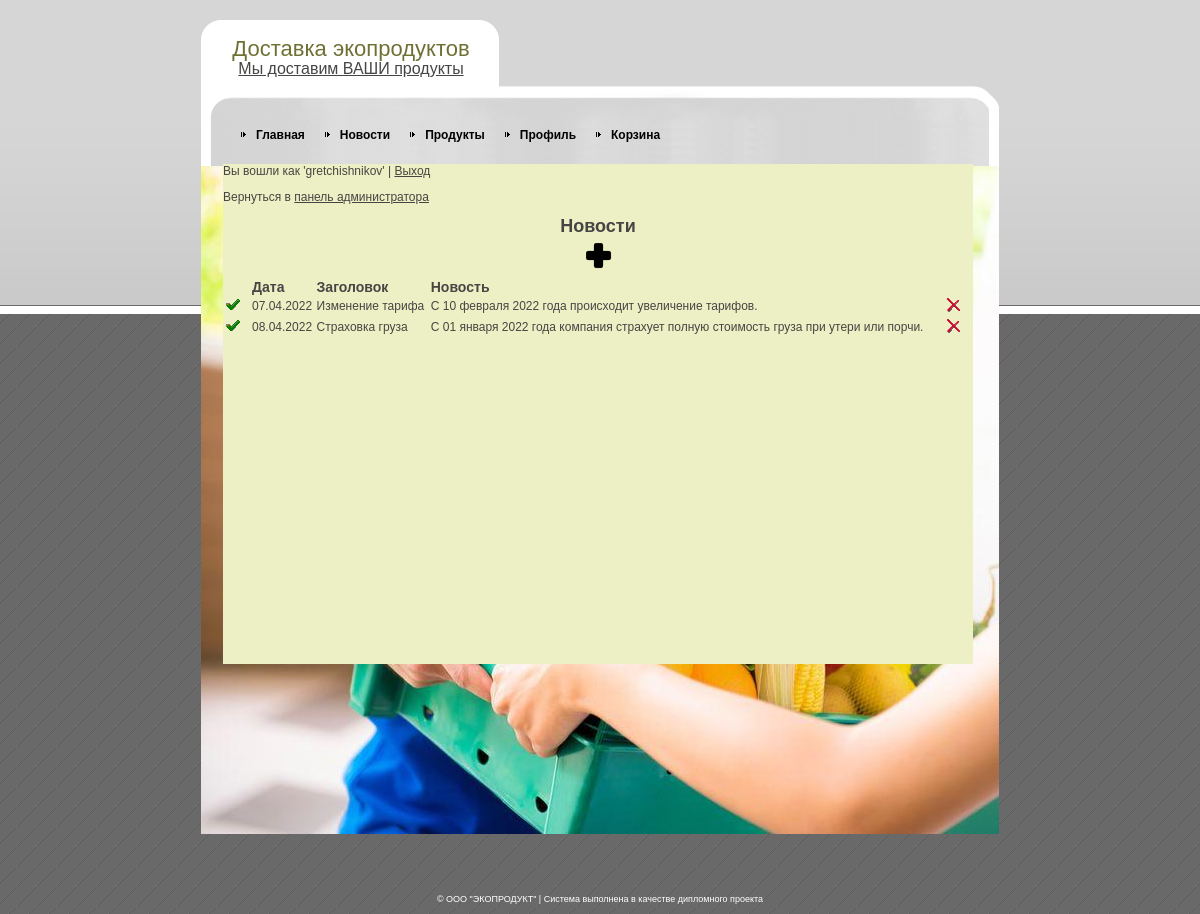
The page /edit_news.php (signed in) on the database its author committed.
### tables this page shows
CREATE TABLE IF NOT EXISTS `news` (
  `id` int NOT NULL AUTO_INCREMENT,
  `date` date NOT NULL,
  `title` varchar(30) NOT NULL,
  `news` varchar(250) NOT NULL,
  PRIMARY KEY (`id`)
);

### edit_news.php (the view, shortened to what this page needs)
<?php
require "lib_db.php";
?>
<!DOCTYPE html PUBLIC "-//W3C//DTD XHTML 1.0 Strict//EN" "http://www.w3.org/TR/xhtml1/DTD/xhtml1-strict.dtd">
<html xmlns="http://www.w3.org/1999/xhtml" xml:lang="en" lang="en">
<head>
<link rel="stylesheet" href="style.css" type="text/css" charset="utf-8" />
</head>
<body>
<div id="outer">
  <div id="wrapper">
    <div id="body-bot">
      <div id="body-top">
        <div id="logo">
          <h1>Доставка экопродуктов</h1>
          <p><a href="adminform.php" target="_parent">Мы доставим ВАШИ продукты</a></p>
        </div>
        <div id="nav">
          <ul>
          </ul>
        </div>
        <div id="gboxm">
				<?php
				$login = $_SESSION['login'];
				$password = $_SESSION['password'];
				if(empty($login) and empty($password))
				{
					echo "<h2>Ошибка!</h2>";
					echo "<p>Необходимо пройти авторизацию | <a href='adminform.php'>Вход</a></p>";
				}
				else
				{
					echo "<p>Вы вошли как '$login' | <a href='../exit.php'>Выход</a></p>";
					echo "<p>Вернуться в <a href='adminform.php'>панель администратора</a></p>";?>
            <h2><center>Новости </center></h2>
					<center><a href="edit_newsf.php?id=0"><img height="37" src="images/logos/add.png" alt="add" /></a>
					<table border="0" cellpadding="0" cellspacing="" width="100%">
					<tr>
						<td width=25></td>
						<td><h3>Дата</h3></td>
						<td><h3>Заголовок</h3></td>
						<td><h3>Новость</h3></td>
						<td width=25></td>
					</tr>
					<?
					$items = selectNew();
					foreach($items as $item)
					{?>
						<tr>
						<td><a href="edit_newsf.php?id=<?=$item["id"]?>"><img src="images/logos/edit.ico" alt="edit" /></a></td>
						<td><?=$item["date_format"]?></td>
						<td><?=$item["title"]?></td>
						<td><?=$item["news"]?></td>
						<td><a href="delete_news.php?id=<?=$item["id"]?>"><img src="images/logos/del.ICO" alt="del" /></a></td>
						</tr>
					<?}
						echo "</table>";
					}?>
        </div>
      </div>
    </div>
  </div>
</div>
<div id="copyright"> &copy; ООО "ЭКОПРОДУКТ" | Система выполнена в качестве дипломного проекта</div>
</body>
</html>

### style.css (style rules this page uses)
html, body, h1, h2, h3, h4 { margin: 0; padding: 0; }
img { border: 0; }
a { color: #464544; }
body { background: url(images/logos/page_bg.gif); text-align: center; font: 12px arial, sans-serif; color: #464544; padding-bottom: 10px; }
#outer { background: top left url(images/logos/page_bg_top.gif) repeat-x; padding-top: 20px; }
#wrapper { text-align: left; margin: auto; width: 798px; position: relative; background: url(images/logos/body_bg.gif) repeat-y; }
#body-bot { background: bottom left url(images/logos/body_bg_bot.jpg) no-repeat; }
#body-top { background: url(images/logos/body_bg_top.gif) no-repeat; min-height: 800px; _height: 800px; padding-bottom: 14px; }
#logo { width: 25em; text-align: center; }
#logo h1 { color: #6F7033; font: 22px "Arial narrow", arial, sans-serif; line-height: 1; padding-top: 0.8em; }
#logo p { color: #464544; font: 16px "Arial narrow", arial, sans-serif; margin: 0; }
#nav { margin-top: 50px; }
#gboxm { width: 750px; min-height: 500px; margin-top: 22px; margin-left: 22px; margin-bottom: 22px; background-color: #EDF0C4; }
#copyright { font-size: 9px; color: #fff; margin-top: 60px; }

### rows shown on the page
news: date_format "07.04.2022", title "Изменение тарифа", news "С 10 февраля 2022 года происходит увеличение тарифов."
news: date_format "08.04.2022", title "Страховка груза", news "С 01 января 2022 года компания страхует полную стоимость груза при утери или порчи."

### other values the page prints
$login "gretchishnikov"
